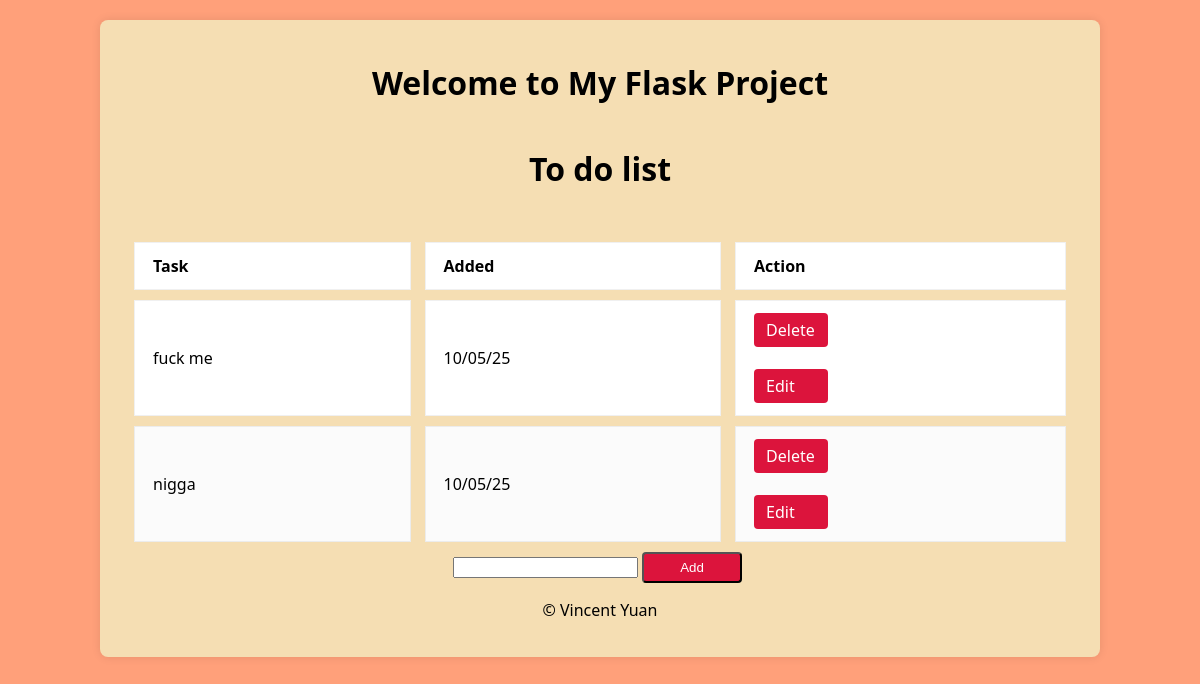
/, run on an earlier commit of the app's database.
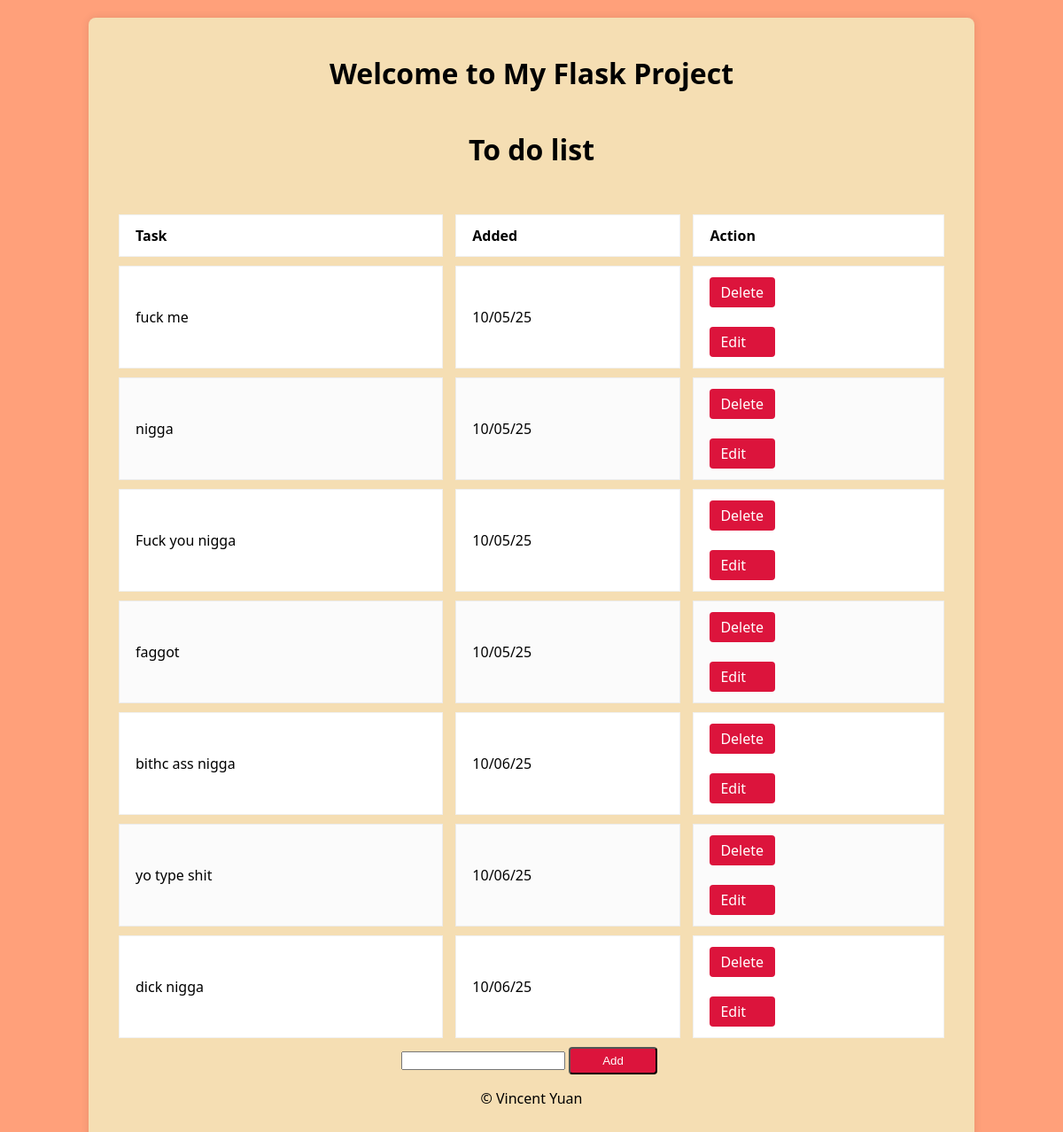
And on a later commit of the database.
### Flask/app.py (models this page shows, shortened)
class Tasks(db.Model):
	id = db.Column(db.Integer, primary_key=True)
	content = db.Column(db.String(100), nullable=False)
	complete = db.Column(db.Integer, default=0)
	created = db.Column(db.DateTime, default=datetime.utcnow)

### Flask/app.py (the view)
@app.route('/', methods = ['GET', 'POST'])
def index():
	if request.method == 'POST':
		currentTask = request.form['content']
		newTask = Tasks(content=currentTask)
		try:
			db.session.add(newTask)
			db.session.commit()
			return redirect(url_for('index'))
		except Exception as e:
			print(f"Error: {e}")
			return "Error: {e}"
	else:
		tasks = Tasks.query.order_by(Tasks.created).all()
		return render_template("index.html", tasks = tasks)

### Flask/templates/index.html (shortened to what this page needs)
{% extends "base.html" %}
{% block body %}
    <header>
        <h1>Welcome to My Flask Project</h1>
    </header>
    <h1>To do list</h1>
    {% if tasks | length < 1 %}
        <h3>There are no tasks</h3>
    {% else %}
    <table class="roomy-table">
            <tr>
                <th>Task</th>
                <th>Added</th>
                <th>Action</th>
            </tr>
            {% for task in tasks %}
                <tr>
                    <td>{{ task.content }}</td>
                    <td>{{ task.created.strftime("%D") }}</td>
                    <td>
                        <a href="{{ url_for('delete', id = task.id) }}" id="btn_Del">Delete</a>
                        <br>
                        <a href="{{ url_for('update', id = task.id) }}">Edit</a>
                    </td>
                </tr>
            {% endfor %}
        </table>
    {% endif %}
    <form action="/" method="post">
        <input type="text" name="content" id="content">
        <input type="submit" value="Add" id="btn_Add">
    </form>
    <footer>
        <p>&copy; Vincent Yuan</p>
    </footer>
{% endblock %}

What changed in the data, as far as the page shows it:
added Tasks: content "Fuck you nigga", created "10/05/25"
added Tasks: content "faggot", created "10/05/25"
added Tasks: content "bithc ass nigga", created "10/06/25"
added Tasks: content "yo type shit", created "10/06/25"
added Tasks: content "dick nigga", created "10/06/25"
